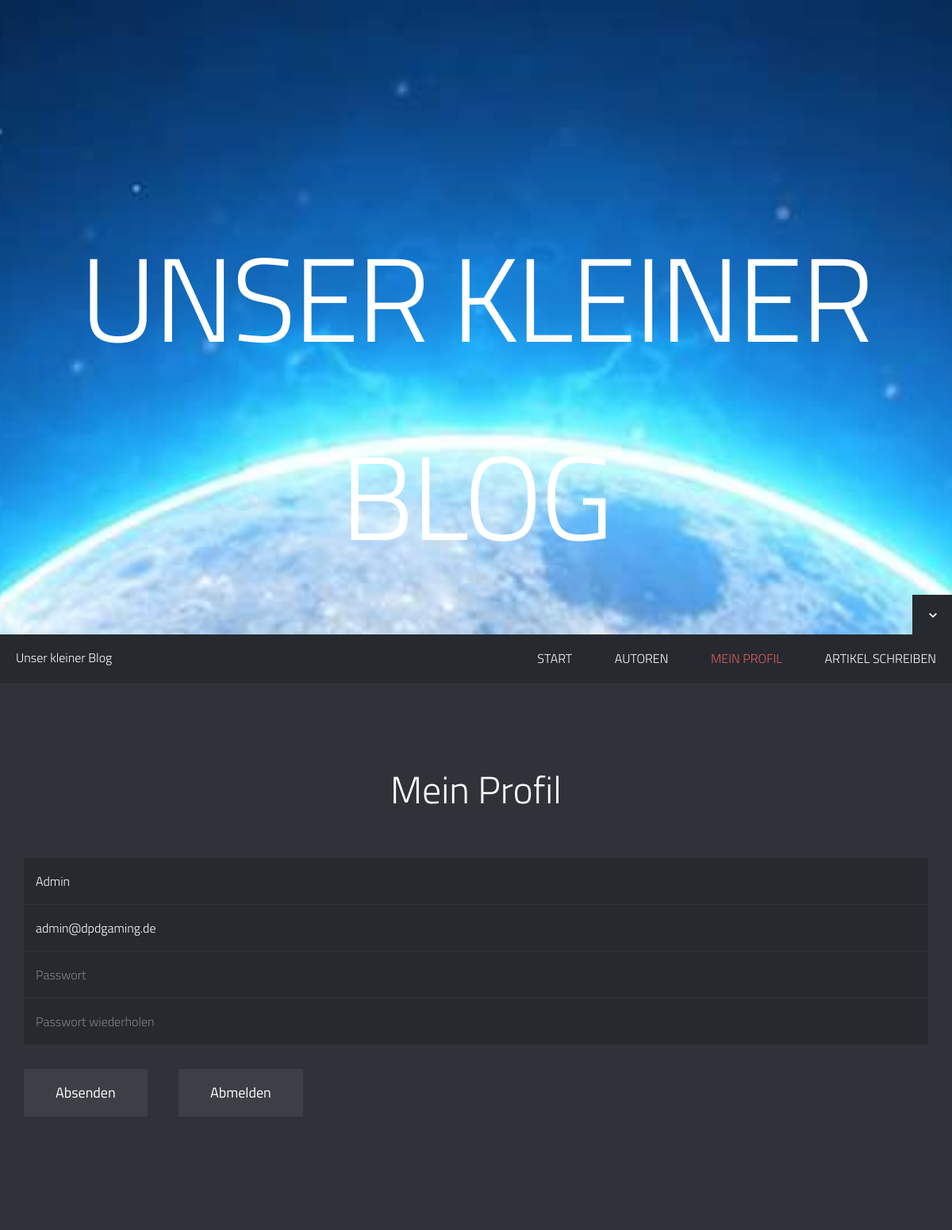
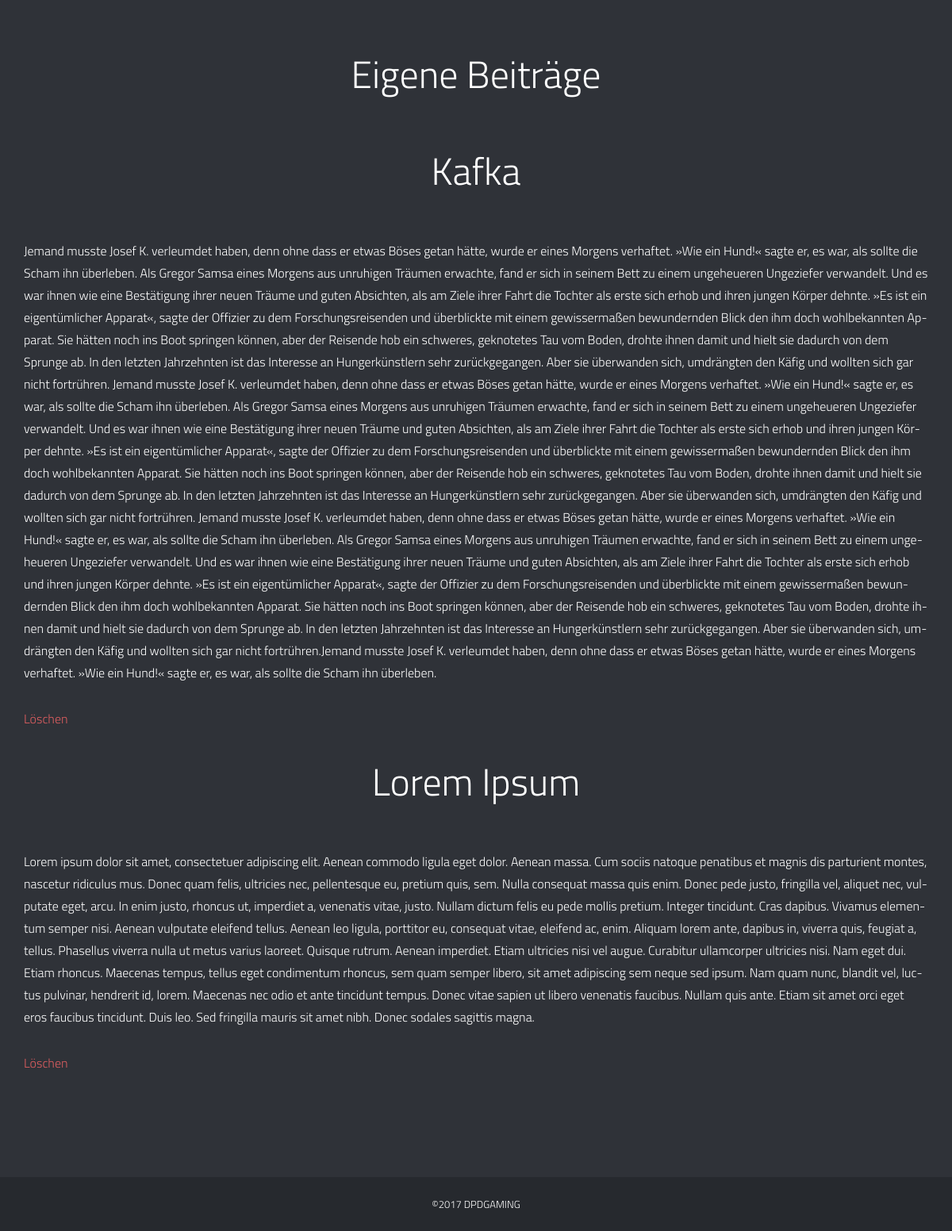
/profile/ (signed in), run on the app's committed database (2 pictures, top to bottom).
### tables this page shows
CREATE TABLE IF NOT EXISTS `autor` (
`id` int(11) NOT NULL,
  `nutzername` varchar(45) DEFAULT NULL,
  `email` varchar(45) DEFAULT NULL,
  `passwort` varchar(72) DEFAULT NULL
);

CREATE TABLE IF NOT EXISTS `artikel` (
`id` int(11) NOT NULL,
  `titel` text,
  `inhalt` text,
  `date` datetime DEFAULT NULL,
  `autor_id` int(11) DEFAULT NULL
);

### profile/index.php (the view, shortened to what this page needs)
<?php
include($_SERVER['DOCUMENT_ROOT']."/_include/php/config.php");
?>
<body>
<div id="home-slider">
    <div class="slider-text">
    	<div id="slidecaption"><div class="slide-content">Unser kleiner Blog</div></div>
    </div>
	<div class="control-nav">
        <a id="nextsection" href="#article1"><i class="font-icon-arrow-simple-down"></i></a>
    </div>
</div>
<header>
    <div class="sticky-nav">
        <div id="logo">
        	Unser kleiner Blog
        </div>
        <nav id="menu">
        	<?php
				include($_SERVER['DOCUMENT_ROOT']."/_include/php/navbar.php");
			?>
        </nav>
    </div>
</header>
<div id="profile" class="page">
	<div class="container">
        <div class="row">
            <div class="col-md-12">
                <div class="title-page">
                    <h2 class="title">Mein Profil</h2>
                </div>
            </div>
        </div>
		<div class="row">
			<div class="col-md-12">
				<form id="profile_form" class="form" action="./#profile" method="post">
					<?php
					$stmt = $dbh->prepare("SELECT * FROM uni.autor WHERE id=:id;");
					$stmt->bindParam(':id', $_SESSION["id"]);
					$stmt->execute();
					$userdata = $stmt->fetch();
					?>
					<p>
						<input type="text" placeholder="Benutzername" value="<?php echo $userdata["nutzername"]?>" name="nutzername" />
					</p>
					<p>
						<input type="text" placeholder="E-Mail" value="<?php echo $userdata["email"]?>" name="email" />
					</p>
					<p>
						<input id="login_pass" type="password" placeholder="Passwort" value="" name="pass"/>
					</p>
					<p>
						<input id="login_passw" type="password" placeholder="Passwort wiederholen" value="" name="passw"/>
					</p>
					<div class="row">
						<div class="col-md-2">
							<p class="login-submit">
								<a id="login-submit" class="submit" href="javascript:void(0)" onclick="check()">Absenden</a>
							</p>
						</div>
						<div class="col-md-2">
							<p class="login-submit">
								<a id="login-submit" class="submit" href="/login/?abmelden=true#login">Abmelden</a>
							</p>
						</div>
					</div>
				</form>
			</div>
		</div>
    </div>
</div>
<div id="ownArticle" class="page">
	<div class="container">
        <div class="row">
            <div class="col-md-12">
                <div class="title-page">
                    <h2 class="title">Eigene Beiträge</h2>
                </div>
            </div>
        </div>
		<?php
		$stmt = $dbh->prepare("SELECT * FROM uni.artikel WHERE autor_id=:id ORDER BY date DESC;");
		$stmt->bindParam(':id', $_SESSION["id"]);
		$stmt->execute();
		$result = $stmt->fetchAll();
		foreach ($result as $row){
			?>
			<div class="row">
				<div class="col-md-12">
					<div class="row">
						<div class="col-md-12">
							<div class="title-page">
								<h2 class="title"><?php echo $row["titel"]?></h2>
							</div>
						</div>
					</div>
					<div class="row">
						<div class="col-md-12">
							<p>
							<?php echo $row["inhalt"]?>
							</p>
						</div>
					</div>
					<p class="login-submit">
						<a id="login-submit" class="submit" href="./?textid=<?php echo $row["id"]?>#profile">Löschen</a>
					</p>
				</div>
			</div>
		<?php
		}
		?>
    </div>
</div>
</body>
</html>

### _include/css/main.css (style rules this page uses)
html, body { height: 100%; -ms-hyphens: auto; -webkit-hyphens: auto; hyphens: auto; }
html, hmtl a { width:100%; font-size: 100%; -webkit-text-size-adjust: 100%; }
body { background:#2F3238; color:#FFFFFF; font-weight:300; font-size:16px; font-family: 'Titillium Web', sans-serif; line-height:28px; overflow-y: auto; }
a { color:#DE5E60; text-decoration: none; cursor: pointer; -webkit-transition: color 0.1s linear 0s; -moz-transition: color 0.1s linear 0s; -o-transition: color 0.1s linear 0s; transition: color 0.1s linear 0s; }
p { margin: 0 0 30px; }
input, button, select, textarea { font-weight: 300; font-family: 'Titillium Web', sans-serif; outline: 0; }
h1, h2, h3, h4, h5, h6 { margin:0 0 20px 0; color:#FFFFFF; font-weight:300; font-family: 'Titillium Web', sans-serif; line-height:1.5em; }
h2 { font-size:36px; }
#home-slider { position: relative; overflow: hidden; height: 100%; background: url(../img/slider-images/moon.jpg) no-repeat center center fixed; background-size: cover; -webkit-background-size: cover; -moz-background-size: cover; -o-background-size: cover; }
#home-slider .slider-text { position: absolute; left: 50%; top: 50%; margin: -150px 0 0 -585px; width: 1170px; height: 250px; text-align: center; z-index: 2; }
#home-slider #slidecaption { width: 100%; line-height: 250px; margin: 0; text-align: center; text-shadow: none; }
#home-slider .slide-content { font-size: 12.5vmin; color: #FFFFFF; letter-spacing: -3px; text-transform: uppercase; }
#home-slider .control-nav { position: absolute; width: 100%; height: 50px; bottom: 0; z-index: 2; }
#home-slider #nextsection { background-color: #26292E; margin: 0; position: relative; float:right; width: 50px; height: 50px; -webkit-transition: background 0.1s linear 0s; -moz-transition: background 0.1s linear 0s; -o-transition: background 0.1s linear 0s; transition: background 0.1s linear 0s; }
#home-slider #nextsection i { font-size: 16px; color: #FFFFFF; position: absolute; left: 50%; top: 50%; margin-top: -7px; line-height: 1em; }
#home-slider #nextsection i { margin-left: -7px; }
header { width: 100%; z-index: 99; }
header .sticky-nav { position: relative; width: 100%; height: 60px; background: #26292E; z-index: 1001; -webkit-box-shadow: 0 1px 1px rgba(0, 0, 0, 0.25); -moz-box-shadow: 0 1px 1px rgba(0, 0, 0, 0.25); box-shadow: 0 1px 1px rgba(0, 0, 0, 0.25); }
header #logo { color: #FFFFFF; float: left; padding: 15px 0; margin-left: 20px; }
nav#menu { float: right; margin-right: 20px; }
.page { background: #2F3238; padding: 100px 0; position: relative; z-index: 99; }
.title-page { text-align: center; margin-bottom: 50px; }
.title-page .title { font-size: 48px; margin: 0 0 10px 0 }
.form { margin-bottom: 0; }
.form p { margin-bottom: 1px; }
.form input, .form textarea { border: none; -webkit-border-radius: 0; -moz-border-radius: 0; border-radius: 0; -webkit-box-shadow: none; -moz-box-shadow: none; box-shadow: none; background: #26292E; color: #FFFFFF; font-size: 16px; height: auto; padding: 15px; margin: 0; resize: none; }
.form input { width: 100%; -webkit-box-sizing: border-box; -moz-box-sizing: border-box; box-sizing: border-box; }
.form .submit { background: #3C3F45; color: #FFFFFF; cursor: pointer; display: inline-block; font-size: 18px; font-weight: 500; padding: 16px 40px; text-align: center; vertical-align: middle; width: auto; margin-top: 30px; -webkit-transition: background 0.1s linear 0s, color 0.1s linear 0s; -moz-transition: background 0.1s linear 0s, color 0.1s linear 0s; -o-transition: background 0.1s linear 0s, color 0.1s linear 0s; transition: background 0.1s linear 0s, color 0.1s linear 0s; }
footer { position: relative; width: 100%; height: auto; background: #26292E; text-align: center; z-index: 99; }
footer .credits { color: #FFFFFF; font-size: 13px; margin-bottom: 0; padding: 20px 0; text-transform: uppercase; }

### data on the page
autor: nutzername "Admin", email "admin@dpdgaming.de"
artikel: titel "Kafka", inhalt "Jemand musste Josef K. verleumdet haben, denn ohne dass er etwas Böses getan hätte, wurde er eines Morgens verhaftet. »Wie ein Hund!« sagte er, es war, als sollte die Scham ihn überleben. Als Gregor Samsa eines Morgens aus unruhigen Träumen erwachte, fand er sich in seinem Bett zu einem ungeheueren Ungeziefer verwandelt. Und es war ihnen wie eine Bestätigung ihrer neuen Träume und guten Absichten, als am Ziele ihrer Fahrt die Tochter als erste sich erhob und ihren jungen Körper dehnte. »Es ist ein eigentümlicher Apparat«, sagte der Offizier zu dem Forschungsreisenden und überblickte mit einem gewissermaßen bewundernden Blick den ihm doch wohlbekannten Apparat. Sie hätten noch ins Boot…"
artikel: titel "Lorem Ipsum", inhalt "Lorem ipsum dolor sit amet, consectetuer adipiscing elit. Aenean commodo ligula eget dolor. Aenean massa. Cum sociis natoque penatibus et magnis dis parturient montes, nascetur ridiculus mus. Donec quam felis, ultricies nec, pellentesque eu, pretium quis, sem. Nulla consequat massa quis enim. Donec pede justo, fringilla vel, aliquet nec, vulputate eget, arcu. In enim justo, rhoncus ut, imperdiet a, venenatis vitae, justo. Nullam dictum felis eu pede mollis pretium. Integer tincidunt. Cras dapibus. Vivamus elementum semper nisi. Aenean vulputate eleifend tellus. Aenean leo ligula, porttitor eu, consequat vitae, eleifend ac, enim. Aliquam lorem ante, dapibus in, viverra quis, feugiat a,…"
